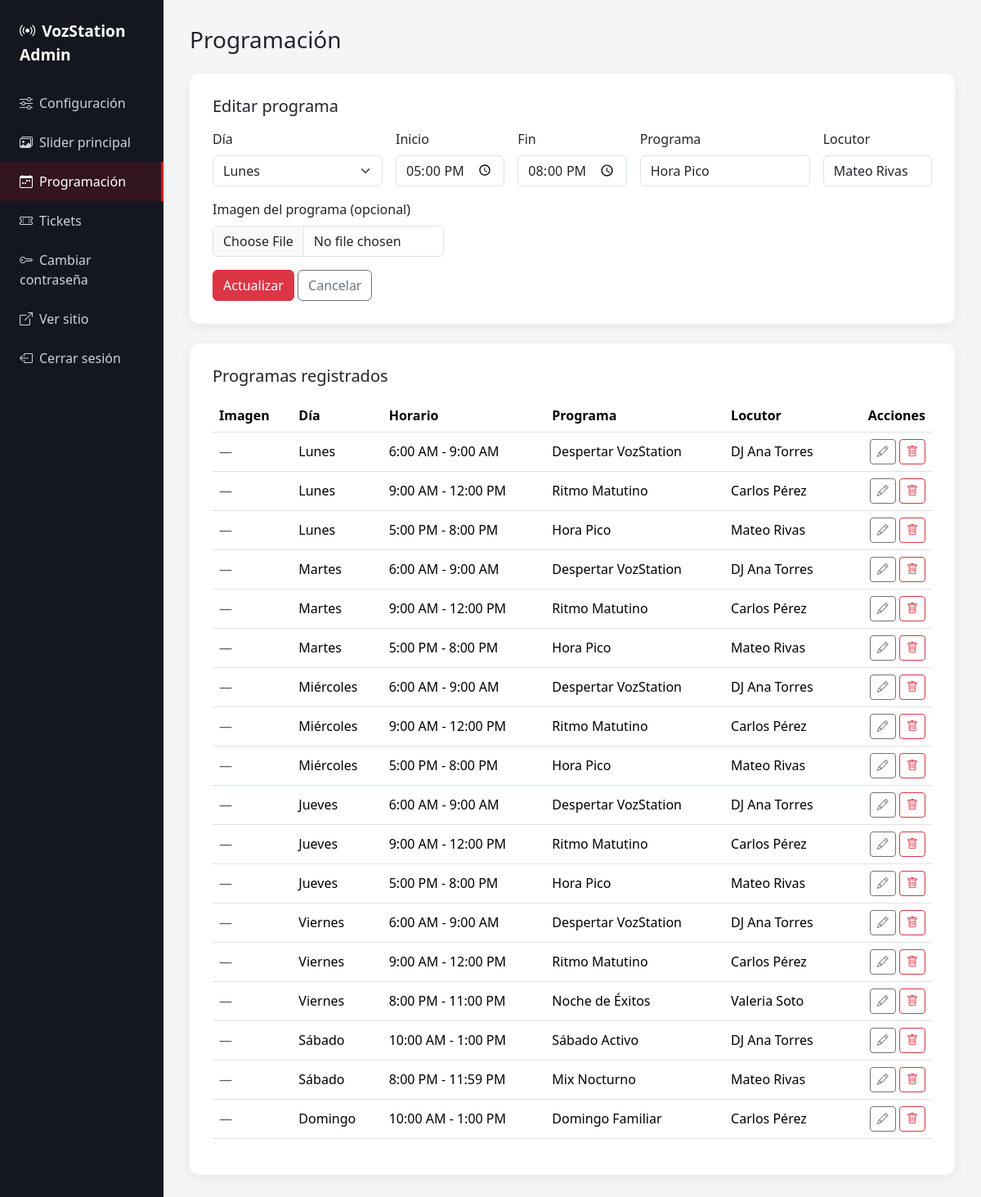
Page /admin/schedule.php?edit=3 (signed in) on the committed database.
### tables this page shows
CREATE TABLE IF NOT EXISTS `schedule` (
  `id` INT AUTO_INCREMENT PRIMARY KEY,
  `day_of_week` TINYINT NOT NULL COMMENT '1=Lunes ... 7=Domingo',
  `start_time` TIME NOT NULL,
  `end_time` TIME NOT NULL,
  `program_name` VARCHAR(150) NOT NULL,
  `host_name` VARCHAR(150) DEFAULT NULL,
  `image` VARCHAR(255) DEFAULT NULL,
  `sort_order` INT DEFAULT 0
);

### includes/functions.php (called while the page is built, shortened)
<?php
$DAYS_ES = [
    1 => 'Lunes',
    2 => 'Martes',
    3 => 'Miércoles',
    4 => 'Jueves',
    5 => 'Viernes',
    6 => 'Sábado',
    7 => 'Domingo',
];
function e(?string $value): string
{
    return htmlspecialchars($value ?? '', ENT_QUOTES, 'UTF-8');
}
function format_time(string $time): string
{
    return date('g:i A', strtotime($time));
}

### admin/schedule.php (the view, shortened to what this page needs)
<?php
require_once __DIR__ . '/../includes/functions.php';
$pdo = get_db();
$editItem = null;
if (isset($_GET['edit'])) {
    $stmt = $pdo->prepare('SELECT * FROM schedule WHERE id = :id');
    $stmt->execute(['id' => (int) $_GET['edit']]);
    $editItem = $stmt->fetch();
}
$allSchedule = $pdo->query(
    'SELECT * FROM schedule ORDER BY day_of_week ASC, start_time ASC'
)->fetchAll();
require_once __DIR__ . '/includes/header.php';
?>
<h1 class="h3 mb-4">Programación</h1>
<div class="admin-card">
  <h2 class="h5 mb-3"><?= $editItem ? 'Editar programa' : 'Agregar programa' ?></h2>
  <form method="post" class="row g-3" enctype="multipart/form-data">
    <div class="col-md-3">
      <label class="form-label">Día</label>
      <select name="day_of_week" class="form-select" required>
        <?php foreach ($DAYS_ES as $num => $name): ?>
          <option value="<?= $num ?>" <?= ($editItem && (int) $editItem['day_of_week'] === $num) ? 'selected' : '' ?>>
            <?= e($name) ?>
          </option>
        <?php endforeach; ?>
      </select>
    </div>
    <div class="col-md-2">
      <label class="form-label">Inicio</label>
      <input type="time" name="start_time" class="form-control"
             value="<?= $editItem ? substr($editItem['start_time'], 0, 5) : '' ?>" required>
    </div>
    <div class="col-md-2">
      <label class="form-label">Fin</label>
      <input type="time" name="end_time" class="form-control"
             value="<?= $editItem ? substr($editItem['end_time'], 0, 5) : '' ?>" required>
    </div>
    <div class="col-md-3">
      <label class="form-label">Programa</label>
      <input type="text" name="program_name" class="form-control"
             value="<?= $editItem ? e($editItem['program_name']) : '' ?>" required>
    </div>
    <div class="col-md-2">
      <label class="form-label">Locutor</label>
      <input type="text" name="host_name" class="form-control"
             value="<?= $editItem ? e($editItem['host_name']) : '' ?>">
    </div>
    <div class="col-md-4">
      <label class="form-label">Imagen del programa (opcional)</label>
      <input type="file" name="image" class="form-control" accept=".jpg,.jpeg,.png,.webp">
    </div>
    <div class="col-12">
      <button type="submit" class="btn btn-danger"><?= $editItem ? 'Actualizar' : 'Agregar' ?></button>
      <?php if ($editItem): ?>
        <a href="schedule.php" class="btn btn-outline-secondary">Cancelar</a>
      <?php endif; ?>
    </div>
  </form>
</div>
<div class="admin-card">
  <h2 class="h5 mb-3">Programas registrados</h2>
  <div class="table-responsive">
    <table class="table align-middle">
      <thead>
        <tr>
          <th>Imagen</th>
          <th>Día</th>
          <th>Horario</th>
          <th>Programa</th>
          <th>Locutor</th>
          <th class="text-end">Acciones</th>
        </tr>
      </thead>
      <tbody>
        <?php foreach ($allSchedule as $item): ?>
          <tr>
            <td>
              <?php if (!empty($item['image'])): ?>
                <img src="../<?= e($item['image']) ?>" alt="" style="width:48px;height:48px;object-fit:cover;border-radius:8px;">
              <?php else: ?>
                <span class="text-muted">—</span>
              <?php endif; ?>
            </td>
            <td><?= e($DAYS_ES[(int) $item['day_of_week']] ?? '') ?></td>
            <td><?= format_time($item['start_time']) ?> - <?= format_time($item['end_time']) ?></td>
            <td><?= e($item['program_name']) ?></td>
            <td><?= e($item['host_name']) ?></td>
            <td class="text-end">
              <a href="schedule.php?edit=<?= (int) $item['id'] ?>" class="btn btn-sm btn-outline-secondary">
                <i class="bi bi-pencil"></i>
              </a>
              <form method="post" class="d-inline" onsubmit="return confirm('¿Eliminar este programa?');">
                <button type="submit" class="btn btn-sm btn-outline-danger"><i class="bi bi-trash"></i></button>
              </form>
            </td>
          </tr>
        <?php endforeach; ?>
      </tbody>
    </table>
  </div>
</div>
<?php require_once __DIR__ . '/includes/footer.php'; ?>

### admin/assets/css/admin.css (style rules this page uses)
body { background-color: #f4f5f7; }
.admin-card { background: #fff; border-radius: 12px; padding: 28px; box-shadow: 0 4px 14px rgba(0, 0, 0, 0.06); margin-bottom: 24px; }

### rows in the picture
schedule: day_of_week "Lunes", start_time "17:00", end_time "20:00", program_name "Hora Pico", host_name "Mateo Rivas", start_time "5:00 PM", end_time "8:00 PM"
schedule: day_of_week "Lunes", start_time "6:00 AM", end_time "9:00 AM", program_name "Despertar VozStation", host_name "DJ Ana Torres"
schedule: day_of_week "Lunes", start_time "9:00 AM", end_time "12:00 PM", program_name "Ritmo Matutino", host_name "Carlos Pérez"
schedule: day_of_week "Martes", start_time "6:00 AM", end_time "9:00 AM", program_name "Despertar VozStation", host_name "DJ Ana Torres"
schedule: day_of_week "Martes", start_time "9:00 AM", end_time "12:00 PM", program_name "Ritmo Matutino", host_name "Carlos Pérez"
schedule: day_of_week "Martes", start_time "5:00 PM", end_time "8:00 PM", program_name "Hora Pico", host_name "Mateo Rivas"
schedule: day_of_week "Miércoles", start_time "6:00 AM", end_time "9:00 AM", program_name "Despertar VozStation", host_name "DJ Ana Torres"
schedule: day_of_week "Miércoles", start_time "9:00 AM", end_time "12:00 PM", program_name "Ritmo Matutino", host_name "Carlos Pérez"
schedule: day_of_week "Miércoles", start_time "5:00 PM", end_time "8:00 PM", program_name "Hora Pico", host_name "Mateo Rivas"
schedule: day_of_week "Jueves", start_time "6:00 AM", end_time "9:00 AM", program_name "Despertar VozStation", host_name "DJ Ana Torres"
schedule: day_of_week "Jueves", start_time "9:00 AM", end_time "12:00 PM", program_name "Ritmo Matutino", host_name "Carlos Pérez"
schedule: day_of_week "Jueves", start_time "5:00 PM", end_time "8:00 PM", program_name "Hora Pico", host_name "Mateo Rivas"
schedule: day_of_week "Viernes", start_time "6:00 AM", end_time "9:00 AM", program_name "Despertar VozStation", host_name "DJ Ana Torres"
schedule: day_of_week "Viernes", start_time "9:00 AM", end_time "12:00 PM", program_name "Ritmo Matutino", host_name "Carlos Pérez"
schedule: day_of_week "Viernes", start_time "8:00 PM", end_time "11:00 PM", program_name "Noche de Éxitos", host_name "Valeria Soto"
schedule: day_of_week "Sábado", start_time "10:00 AM", end_time "1:00 PM", program_name "Sábado Activo", host_name "DJ Ana Torres"
schedule: day_of_week "Sábado", start_time "8:00 PM", end_time "11:59 PM", program_name "Mix Nocturno", host_name "Mateo Rivas"
schedule: day_of_week "Domingo", start_time "10:00 AM", end_time "1:00 PM", program_name "Domingo Familiar", host_name "Carlos Pérez"
